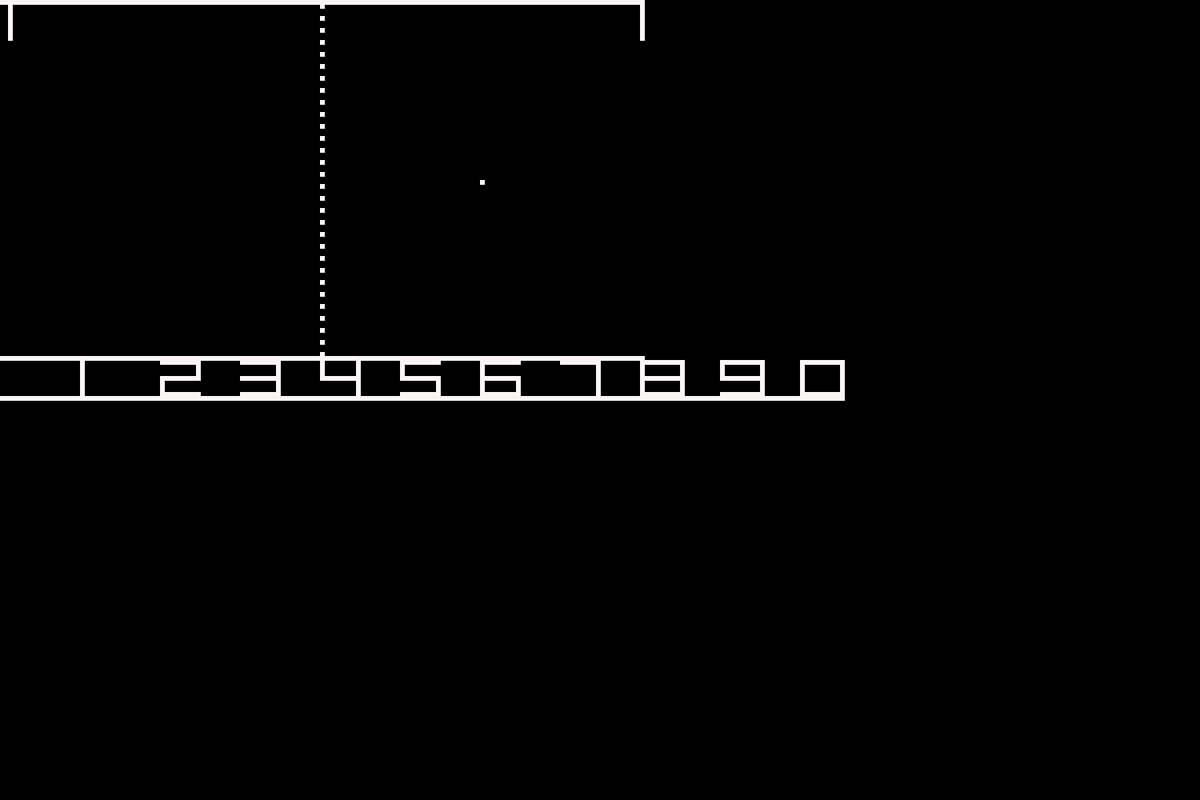
Frame 1 (no input)
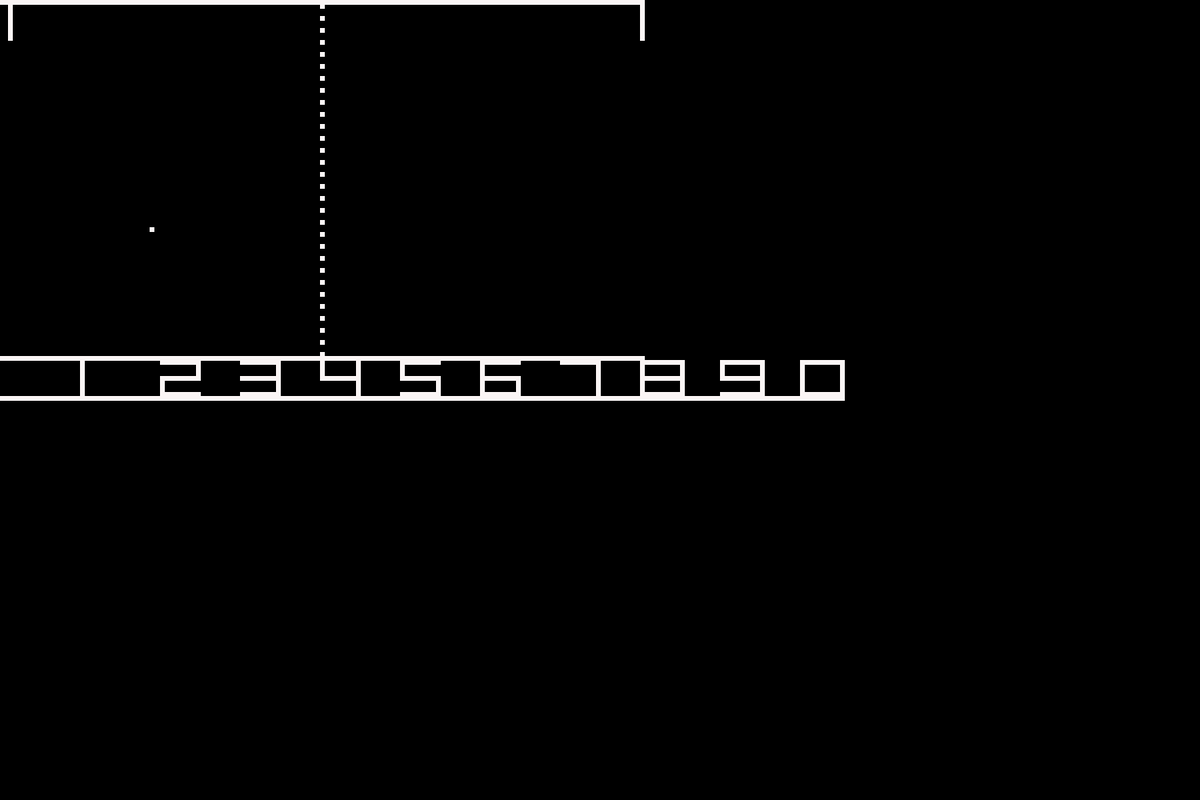
Frame 60 (the mouse pressed at the canvas centre just before this capture)
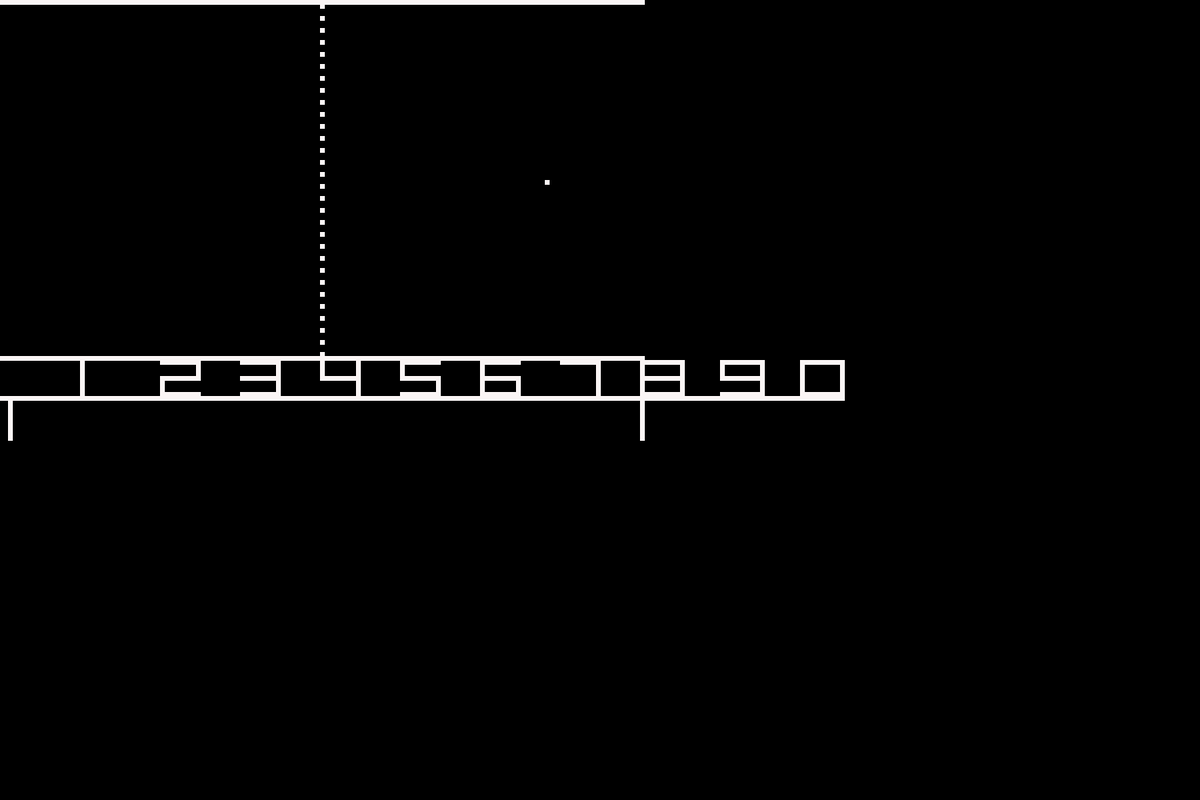
Frame 120 (the mouse held since frame 60 and released just before this capture)

The Processing sketch that drew these frames (run headless with seeded random() and noise(); from frame 60 on, the mouse is pressed at the canvas centre):

// Processing sketch: pongGame
// ── pongGame.pde
//original measurments for game borders
//int WIDTH = 805;
//int HEIGHT = 450;

//to see beyond the origional measurments for the game borders
int WIDTH = 1500;
int HEIGHT = 1000;

int scoreLeft = 0;
int scoreRight = 0;

int y = 225;
int x = 600;
int xSpeed = -7;
float ySpeed = 1;
// Sets the size of your canvas

public void settings() {
  size(WIDTH, HEIGHT);
}


public void setup() {
}


public void draw() {

  background(0, 0, 0);

  // middle line
  for (int i = 0; i < 30; i++) {

    fill(250, 245, 245);
    stroke(250, 245, 245);


    rect(400, (i*15+5), 5, 5);
  }

  //left player controlled wall, 50 pixels long
  fill(250, 245, 245);
  stroke(250, 245, 245);

  rect(10, mouseY, 5, 50);

  //right player controlled wall, 50 pixels long
  fill(250, 245, 245);
  stroke(250, 245, 245);

  rect(800, mouseY, 5, 50);

  //bottom wall
  fill(250, 245, 245);
  stroke(250, 245, 245);
  
  //change 1050 to 805 or vice versa to measure the numbers

  rect(0, 445, 805, 5);

  //top wall
  fill(250, 245, 245);
  stroke(250, 245, 245);

  rect(0, 0, 805, 5);


  //right side wall
  /*
        fill(250, 245, 245);
   stroke(250,245,245);
   
   rect(800, 0, 5, 450);
   */

  //main ball
  fill(250, 245, 245);
  stroke(250, 245, 245);
  rect(x, y, 5, 5);
  x += xSpeed;
  y += ySpeed;

  /*if (x<5){
   xSpeed = -xSpeed;
   }*/

  //left paddle
  if (y>=mouseY && x<10 && y<=mouseY+50 && y > mouseY+5) {
    xSpeed = -xSpeed;
    ySpeed = -random(-5, 5);
    scoreLeft += 1;
  } else if (y != mouseY && x < 5) {
    scoreLeft -= 1;
    y = 225;
    x = 450;
    xSpeed = -xSpeed;
    ySpeed = 0;
  }
  //right paddle
  if (y>=mouseY && x>800 && y<=mouseY+50 && y > mouseY+5) {
    xSpeed = -xSpeed;
    ySpeed = -random(-5, 5);
    scoreRight += 1;
  } else if (y != mouseY && x > 805) {
    scoreRight -= 1;
    y = 225;
    x = 450;
    xSpeed = -xSpeed;
    ySpeed = 0;
  }


  /*
   if (x>800){
   xSpeed = -xSpeed;
   ySpeed = -random(-5,5);
   }
   */


  if (y>445) {
    ySpeed = -ySpeed;
  }

  if (y<5) {
    ySpeed = -ySpeed;
  }

  //bottom wall 2
  fill(250, 245, 245);
  stroke(250, 245, 245);

  rect(0, 495, 1050, 5);

  drawOne (100, 450);
  drawTwo (200, 450);
  drawFour (400, 450);
  drawThree (300,450);
  drawFive (500, 450);
  drawSix (600, 450);
  drawSeven (700, 450);
  drawEight (800, 450);
  drawNine (900, 450);
  drawZero (1000, 450);
}

void drawOne(int x, int y) {

  fill(250, 245, 245);
  stroke(250, 245, 245);

  rect(x, y, 5, 50);
}

void drawTwo (int x, int y){
  
  fill(250, 245, 245);
  stroke(250, 245, 245);

  rect(x, y, 50, 5);
  rect(x+45, y+5, 5, 20);
  rect(x, y+20, 50, 5);
  rect(x, y+20, 5, 20);
  rect(x, y+40, 50, 5);
}

void drawThree (int x, int y){
  
  fill(250, 245, 245);
  stroke(250, 245, 245);

  rect(x, y, 50, 5);
  rect(x+45, y+5, 5, 20);
  rect(x, y+20, 50, 5);
  rect(x+45, y+20, 5, 20);
  rect(x, y+40, 50, 5);
}

void drawFour (int x, int y){
  
  fill(250, 245, 245);
  stroke(250, 245, 245);

  rect(x, y, 5, 20);
  rect(x+45, y, 5, 20);
  rect(x, y+20, 50, 5);
  rect(x+45, y+20, 5, 25);
}

void drawFive(int x, int y) {

  fill(250, 245, 245);
  stroke(250, 245, 245);

  rect(x, y, 50, 5);
  rect(x, y+5, 5, 20);
  rect(x, y+20, 50, 5);
  rect(x+45, y+20, 5, 20);
  rect(x, y+40, 50, 5);
}

void drawSix(int x, int y) {
  fill(250, 245, 245);
  stroke(250, 245, 245);

  rect(x, y, 50, 5);
  rect(x, y+5, 5, 20);
  rect(x, y+20, 50, 5);
  rect(x, y+20, 5, 20);
  rect(x+45, y+20, 5, 20);
  rect(x, y+40, 50, 5);
  
}

void drawSeven (int x, int y){
  
  fill(250, 245, 245);
  stroke(250, 245, 245);

  rect(x, y, 50, 5);
  rect(x+45, y+5, 5, 20);
  //rect(x, y+20, 50, 5);
  rect(x+45, y+20, 5, 25);
  //rect(x, y+40, 50, 5);
}

void drawEight (int x, int y){
  
  fill(250, 245, 245);
  stroke(250, 245, 245);

  rect(x, y, 50, 5);
  rect(x, y, 5, 50);
  rect(x, y+20, 50, 5);
  rect(x+50, y, 5, 50);
  rect(x, y+40, 50, 5);
}

void drawNine (int x, int y){
  
  fill(250, 245, 245);
  stroke(250, 245, 245);

  rect(x, y, 50, 5);
  rect(x, y+5, 5, 20);
  rect(x, y+20, 50, 5);
  rect(x+50, y, 5, 50);
  rect(x, y+40, 50, 5);
}

void drawZero (int x, int y){
  
  fill(250, 245, 245);
  stroke(250, 245, 245);

  rect(x, y, 50, 5);
  rect(x, y, 5, 50);
  //rect(x, y+20, 50, 5);
  rect(x+50, y, 5, 50);
  rect(x, y+40, 50, 5);
}
